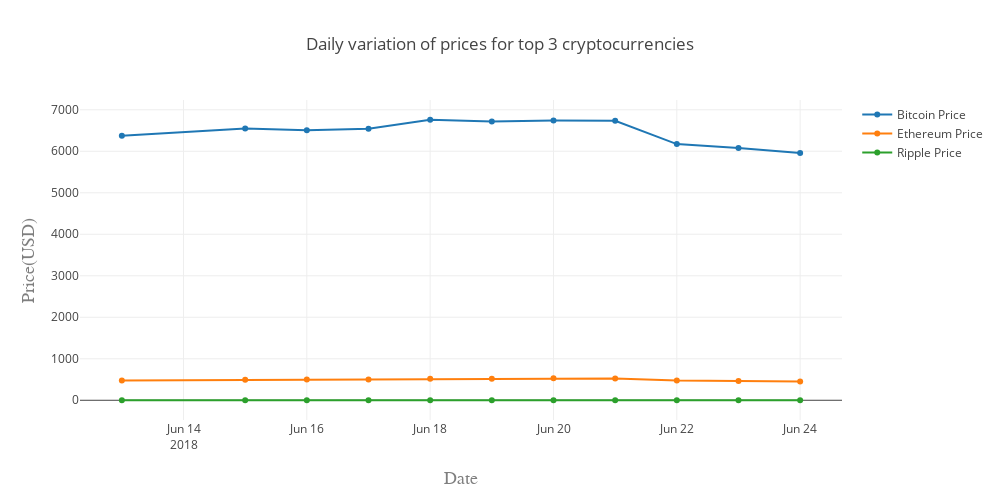

Source (notebook cell):
### Code cell
bitcoin_price_data = go.Scatter(x=currency_daily_prices['Date'],
                              y=currency_daily_prices['bitcoin_price'],
                              name='Bitcoin Price')
ethereum_price_data = go.Scatter(x=currency_daily_prices['Date'],
                              y=currency_daily_prices['ethereum_price'],
                              name='Ethereum Price')
ripple_price_data = go.Scatter(x=currency_daily_prices['Date'],
                              y=currency_daily_prices['ripple_price'],
                              name='Ripple Price')
data = [bitcoin_price_data,ethereum_price_data,ripple_price_data]
layout = go.Layout(width=1000,height=500,
    title='Daily variation of prices for top 3 cryptocurrencies',
    xaxis=dict(title='Date',titlefont=dict(family='Courier New, monospace',size=18,color='#7f7f7f')),
    yaxis=dict(title='Price(USD)',titlefont=dict( family='Courier New, monospace',size=18,color='#7f7f7f'))
)
fig = go.Figure(data=data, layout=layout)
plotly.offline.iplot(fig)

### Figure 1 — Plotly figure (JSON) as saved in the notebook; plotly's stock layout.template omitted (floating-point values rounded to 4 significant figures)
{"data": [{"name": "Bitcoin Price", "type": "scatter", "uid": "da3edb", "x": ["2018-06-13", "2018-06-15", "2018-06-16", "2018-06-17", "2018-06-18", "2018-06-19", "2018-06-20", "2018-06-21", "2018-06-22", "2018-06-23", "2018-06-24"], "y": [6375.0, 6549.0, 6507.0, 6545.0, 6760.0, 6717.0, 6739.0, 6733.0, 6174.0, 6079.0, 5961.0]}, {"name": "Ethereum Price", "type": "scatter", "uid": "92f4ac", "x": ["2018-06-13", "2018-06-15", "2018-06-16", "2018-06-17", "2018-06-18", "2018-06-19", "2018-06-20", "2018-06-21", "2018-06-22", "2018-06-23", "2018-06-24"], "y": [477.8, 494.1, 499.0, 499.1, 519.8, 516.7, 533.0, 527.2, 474.7, 464.3, 454.7]}, {"name": "Ripple Price", "type": "scatter", "uid": "bbdcb2", "x": ["2018-06-13", "2018-06-15", "2018-06-16", "2018-06-17", "2018-06-18", "2018-06-19", "2018-06-20", "2018-06-21", "2018-06-22", "2018-06-23", "2018-06-24"], "y": [0.5347, 0.5445, 0.532, 0.5353, 0.5429, 0.5364, 0.5427, 0.5321, 0.4981, 0.4829, 0.4704]}], "layout": {"height": 500, "title": "Daily variation of prices for top 3 cryptocurrencies", "width": 1000, "xaxis": {"autorange": true, "range": ["2018-06-12 07:42:57.3269", "2018-06-24 16:17:02.6731"], "title": "Date", "titlefont": {"color": "#7f7f7f", "family": "Courier New, monospace", "size": 18}, "type": "date"}, "yaxis": {"autorange": true, "range": [-475.4, 7236.0], "title": "Price(USD)", "titlefont": {"color": "#7f7f7f", "family": "Courier New, monospace", "size": 18}, "type": "linear"}}}
